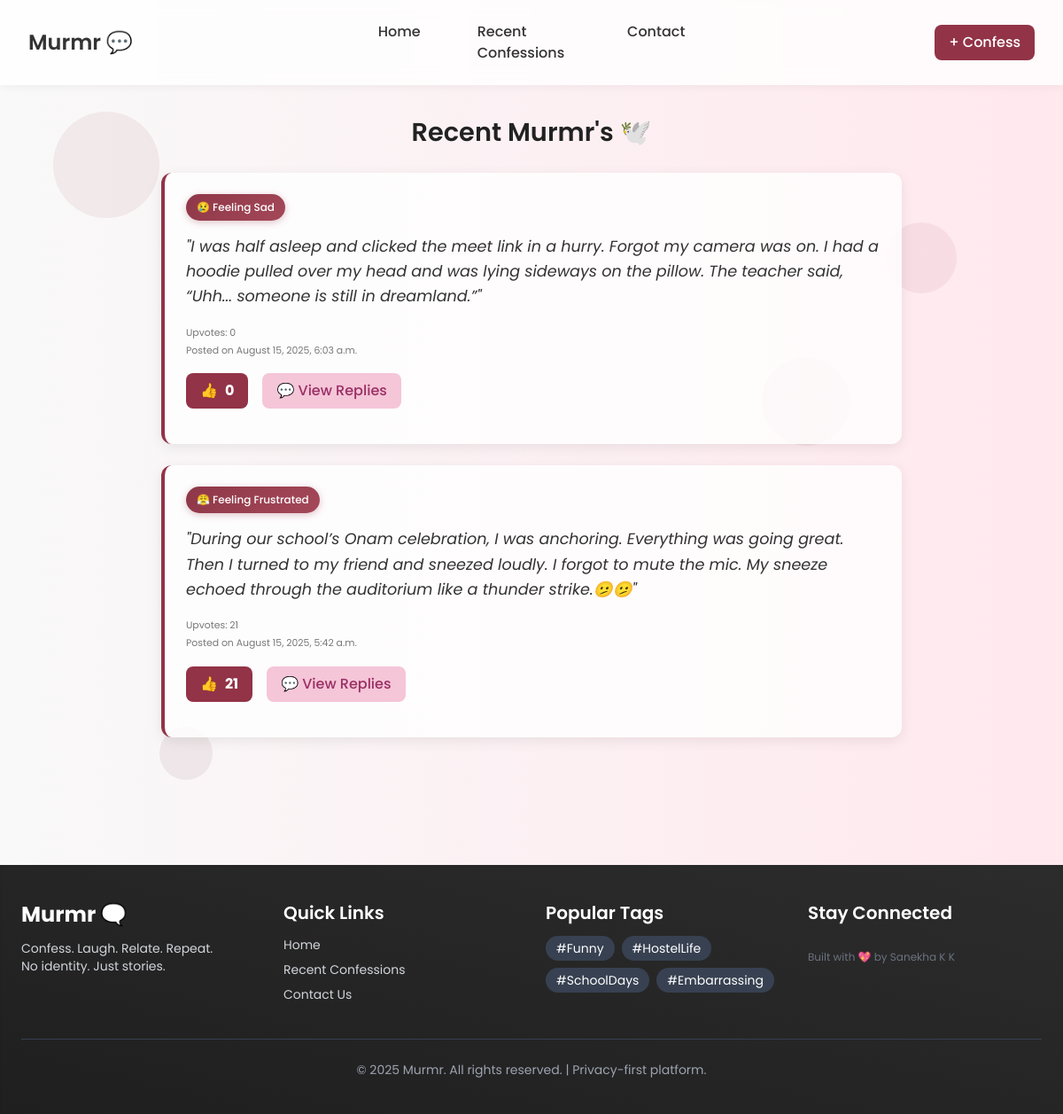
The page /recent/ on the database its author committed.
### core/models.py (models this page shows, shortened)
class Confession(models.Model):
    MOOD_CHOICES = [
        ('😊', 'Happy'),
        ('😢', 'Sad'),
        ('😰', 'Anxious'),
        ('😤', 'Frustrated'),
        ('🤔', 'Confused'),
        ('❤️', 'Loved'),
    ]
    mood = models.CharField(max_length=10, choices=MOOD_CHOICES, blank=True, null=True)
    message = models.TextField()
    created_at = models.DateTimeField(auto_now_add=True)
    upvotes = models.PositiveIntegerField(default=0)
    is_trending = models.BooleanField(default=False)  # Add this field

### core/views.py (the view)
# urls.py: path('recent/', views.recent_confessions, name='recent_confessions'),
def recent_confessions(request):
    recent_confessions = Confession.objects.all().order_by('-created_at')
    return render(request, 'core/recent_confessions.html', {
        'confessions': recent_confessions,
    })

### core/templates/core/recent_confessions.html (shortened to what this page needs)
{% extends 'core/base.html' %}
{% block content %}
<section class="confession-feed animate-slide-in-up">
  <h2 class="font-semibold">Recent Murmr's 🕊️</h2>
  {% if confessions %}
  <div class="confession-list">
    {% for confession in confessions %}
    <div class="confession-card ">
      {% if confession.mood %}
      <div class="confession-mood">
        <span class="mood-badge">{{ confession.mood }} Feeling {{ confession.get_mood_display }}</span>
      </div>
      {% endif %}
      <p class="confession-text">"{{ confession.message }}"</p>
      <div class="confession-meta">
        <small>Upvotes: {{ confession.upvotes }}</small><br />
        <small>Posted on {{ confession.created_at|date:"F j, Y, g:i a" }}</small>
      </div>
      <div class="confession-actions">
        <form
          action="{% url 'upvote_confession' confession.id %}"
          method="post"
          style="display: inline"
        >
          <button
            class="upvote-btn"
            onclick="upvoteConfession('{{ confession.id }}'); return false"
          >
            👍
            <span id="upvote-count-{{ confession.id }}">{{ confession.upvotes }}</span>
          </button>
        </form>
        <button
          class="toggle-replies-btn"
          onclick="toggleReplies('{{ confession.id }}')"
        >
          💬 View Replies
        </button>
      </div>
    </div>
    {% endfor %}
  </div>
  {% else %}
  <div class="empty-state">
    <p>No confessions yet. Be the first to whisper something...</p>
  </div>
  {% endif %}
</section>
{% endblock %}

### core/templates/core/base.html (shortened to what this page needs)
{% load static %}
<!DOCTYPE html>
<html lang="en">
  <head>
     <link rel="stylesheet" href="{% static 'css/style.css' %}"/>
    <script src="https://cdn.tailwindcss.com"></script>
  </head>
  <body>
<div class="floating-bg" style="top: 10%; left: 5%; width: 120px; height: 120px; background: #8E3748; border-radius: 50%;"></div>
<div class="floating-bg" style="top: 20%; right: 10%; width: 80px; height: 80px; background: #A44858; border-radius: 50%;"></div>
<div class="floating-bg" style="bottom: 30%; left: 15%; width: 60px; height: 60px; background: #6B2937; border-radius: 50%;"></div>
<div class="floating-bg" style="bottom: 60%; right: 20%; width: 100px; height: 100px; background: #8E3748; border-radius: 50%;"></div>
    <nav class="navbar">
      <div class="nav-left">
        <a class="logo" href="{% url 'home' %}">Murmr 💬</a>
      </div>
      <div class="nav-center">
        <a class="nav-link" href="{% url 'home' %}">Home</a>
        <a class="nav-link" href="{% url 'recent_confessions' %}"
          >Recent Confessions</a
        >
        <a class="nav-link" href="{% url 'contact' %}">Contact</a>
      </div>
      <div class="nav-right">
        <a class="post-btn" href="{% url 'post_confession' %}">+ Confess</a>
      </div>
    </nav>
    <main class="container">{% block content %}{% endblock %}</main>
    <footer class="bg-gradient-to-tr from-[#1f1f1f] to-[#2c2c2c] text-white py-10 px-6 mt-20 shadow-inner">
    <div class="max-w-7xl mx-auto grid md:grid-cols-4 sm:grid-cols-2 gap-8">
    <div>
      <h2 class="text-2xl font-bold mb-3">Murmr 🗨️</h2>
      <p class="text-sm text-gray-300">
        Confess. Laugh. Relate. Repeat.
        <br />No identity. Just stories.
      </p>
    </div>
    <div>
      <h3 class="text-xl font-semibold mb-3">Quick Links</h3>
      <ul class="space-y-2 text-sm text-gray-300">
        <li><a href="/" class="hover:underline">Home</a></li>
        <li><a href="/confessions" class="hover:underline">Recent Confessions</a></li>
        <li><a href="/contact" class="hover:underline">Contact Us</a></li>
      </ul>
    </div>
    <div>
      <h3 class="text-xl font-semibold mb-3">Popular Tags</h3>
      <div class="flex flex-wrap gap-2 text-sm">
        <span class="bg-gray-700 px-3 py-1 rounded-full">#Funny</span>
        <span class="bg-gray-700 px-3 py-1 rounded-full">#HostelLife</span>
        <span class="bg-gray-700 px-3 py-1 rounded-full">#SchoolDays</span>
        <span class="bg-gray-700 px-3 py-1 rounded-full">#Embarrassing</span>
      </div>
    </div>
    <div>
      <h3 class="text-xl font-semibold mb-3">Stay Connected</h3>
      <p class="mt-4 text-xs text-gray-500">Built with 💖 by Sanekha K K</p>
    </div>
  </div>
  <div class="border-t border-gray-700 mt-10 pt-6 text-center text-sm text-gray-400">
    © 2025 Murmr. All rights reserved. | Privacy-first platform.
  </div>
</footer>
  </body>
</html>

### core/static/css/style.css (style rules this page uses)
.animate-slide-in-up { animation: slide-in-up 0.8s ease-out forwards; }
body { font-family: "Poppins", sans-serif; background: linear-gradient(to right, #f9f9f9, #ffe8ee); margin: 0; padding: 0; color: #333; }
.navbar { background: #ffffffcc; backdrop-filter: blur(8px); padding: 1rem 2rem; display: flex; justify-content: space-between; align-items: center; box-shadow: 0 2px 10px rgba(0, 0, 0, 0.05); position: sticky; top: 0; z-index: 100; }
.nav-left { flex: 1; }
.nav-center { display: flex; gap: 2rem; flex: 1; justify-content: center; }
.nav-right { flex: 1; display: flex; justify-content: flex-end; }
.logo { font-size: 1.5rem; font-weight: 600; color: #333; text-decoration: none; }
.nav-link { color: #333; text-decoration: none; font-weight: 500; padding: 0.5rem 1rem; border-radius: 8px; transition: all 0.2s ease; position: relative; }
.post-btn { padding: 0.5rem 1rem; background: #923347; color: white; border-radius: 8px; text-decoration: none; font-weight: 500; transition: 0.2s; }
main.container { padding: 2rem; max-width: 900px; margin: auto; }
.confession-feed { margin-bottom: 2rem; }
.confession-feed h2 { margin-bottom: 1.5rem; font-size: 1.8rem; color: #222; text-align: center; }
.confession-list { display: flex; flex-direction: column; gap: 1.5rem; }
.confession-card { background: #ffffffcc; backdrop-filter: blur(6px); border-left: 4px solid #923347; padding: 1.5rem; border-radius: 12px; box-shadow: 0 4px 15px rgba(0, 0, 0, 0.08); transition: transform 0.2s ease, box-shadow 0.2s ease; }
.confession-text { font-style: italic; color: #333; font-size: 1.1rem; line-height: 1.6; margin-bottom: 1rem; }
.confession-meta { margin-bottom: 1rem; color: #777; font-size: 0.85rem; }
.confession-actions { display: flex; gap: 1rem; align-items: center; margin-bottom: 1rem; }
.upvote-btn { background-color: #923347; border: none; padding: 8px 16px; font-weight: bold; border-radius: 8px; cursor: pointer; color: white; transition: all 0.2s ease; display: flex; align-items: center; gap: 0.5rem; }
.toggle-replies-btn { background:#F5C5D8; border: none; padding: 8px 16px; font-weight: 500; border-radius: 8px; cursor: pointer; color: #992f64; transition: all 0.2s ease; }
.floating-bg { position: absolute; opacity: 0.08; animation: float-gentle 12s ease-in-out infinite; }
.floating-bg:nth-child(2) { animation-delay: -3s; }
.floating-bg:nth-child(3) { animation-delay: -6s; }
.floating-bg:nth-child(4) { animation-delay: -9s; }

### core/templates/core/recent_confessions.html (style rules this page uses)
.confession-mood { margin-bottom: 15px; }
.mood-badge { display: inline-block; background: linear-gradient(135deg, #8E3748 0%, #A44858 100%); color: white; padding: 6px 12px; border-radius: 20px; font-size: 12px; font-weight: 500; box-shadow: 0 2px 8px rgba(142, 55, 72, 0.3); }

### rows shown on the page
Confession: mood "😢", mood "Sad", message "I was half asleep and clicked the meet link in a hurry. Forgot my camera was on. I had a hoodie pulled over my head and was lying sideways on the pillow. The teacher said, “Uhh... someone is still in dreamland.”", upvotes "0", created_at "August 15, 2025, 6:03 a.m."
Confession: mood "😤", mood "Frustrated", message "During our school’s Onam celebration, I was anchoring. Everything was going great. Then I turned to my friend and sneezed loudly. I forgot to mute the mic. My sneeze echoed through the auditorium like a thunder strike.🫤🫤", upvotes "21", created_at "August 15, 2025, 5:42 a.m."
